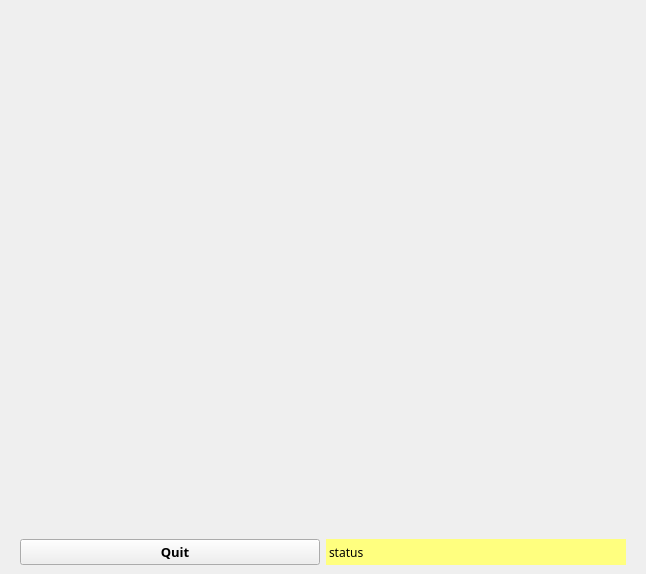
<?xml version="1.0" encoding="UTF-8"?>
<ui version="4.0">
 <class>MainWindow</class>
 <widget class="QMainWindow" name="MainWindow">
  <property name="geometry">
   <rect>
    <x>0</x>
    <y>0</y>
    <width>646</width>
    <height>574</height>
   </rect>
  </property>
  <property name="sizePolicy">
   <sizepolicy hsizetype="Preferred" vsizetype="Preferred">
    <horstretch>0</horstretch>
    <verstretch>0</verstretch>
   </sizepolicy>
  </property>
  <property name="minimumSize">
   <size>
    <width>0</width>
    <height>0</height>
   </size>
  </property>
  <property name="baseSize">
   <size>
    <width>0</width>
    <height>0</height>
   </size>
  </property>
  <property name="font">
   <font>
    <family>LMD Control</family>
   </font>
  </property>
  <property name="windowIcon">
   <iconset>
    <normaloff>+.png</normaloff>+.png</iconset>
  </property>
  <property name="autoFillBackground">
   <bool>false</bool>
  </property>
  <property name="tabShape">
   <enum>QTabWidget::Rounded</enum>
  </property>
  <property name="dockNestingEnabled">
   <bool>false</bool>
  </property>
  <property name="unifiedTitleAndToolBarOnMac">
   <bool>false</bool>
  </property>
  <widget class="QWidget" name="centralwidget">
   <property name="font">
    <font>
     <pointsize>9</pointsize>
     <weight>50</weight>
     <italic>false</italic>
     <bold>false</bold>
    </font>
   </property>
   <layout class="QHBoxLayout" name="horizontalLayout">
    <item>
     <layout class="QGridLayout" name="gridLayout">
      <item row="2" column="0">
       <widget class="QPushButton" name="btnQuit">
        <property name="enabled">
         <bool>true</bool>
        </property>
        <property name="sizePolicy">
         <sizepolicy hsizetype="Minimum" vsizetype="Fixed">
          <horstretch>0</horstretch>
          <verstretch>0</verstretch>
         </sizepolicy>
        </property>
        <property name="minimumSize">
         <size>
          <width>300</width>
          <height>0</height>
         </size>
        </property>
        <property name="maximumSize">
         <size>
          <width>300</width>
          <height>16777215</height>
         </size>
        </property>
        <property name="font">
         <font>
          <pointsize>10</pointsize>
          <weight>75</weight>
          <bold>true</bold>
         </font>
        </property>
        <property name="autoFillBackground">
         <bool>false</bool>
        </property>
        <property name="text">
         <string>   Quit</string>
        </property>
        <property name="icon">
         <iconset theme="application-exit">
          <normaloff>../../../../../.designer/backup</normaloff>../../../../../.designer/backup</iconset>
        </property>
        <property name="flat">
         <bool>false</bool>
        </property>
       </widget>
      </item>
      <item row="1" column="0">
       <widget class="QWidget" name="widget_2" native="true">
        <layout class="QVBoxLayout" name="vl_display0"/>
       </widget>
      </item>
      <item row="0" column="1">
       <widget class="QWidget" name="widget" native="true">
        <layout class="QGridLayout" name="vl_display3"/>
       </widget>
      </item>
      <item row="2" column="1">
       <widget class="QLabel" name="lblStatus">
        <property name="maximumSize">
         <size>
          <width>300</width>
          <height>16777215</height>
         </size>
        </property>
        <property name="styleSheet">
         <string notr="true">background-color: rgb(255, 255, 127);</string>
        </property>
        <property name="text">
         <string>status</string>
        </property>
        <property name="margin">
         <number>3</number>
        </property>
        <property name="indent">
         <number>3</number>
        </property>
       </widget>
      </item>
      <item row="0" column="0">
       <widget class="QWidget" name="verticalWidget_2" native="true">
        <layout class="QVBoxLayout" name="vl_display2"/>
       </widget>
      </item>
      <item row="1" column="1">
       <widget class="QWidget" name="verticalWidget" native="true">
        <layout class="QVBoxLayout" name="vl_display1"/>
       </widget>
      </item>
     </layout>
    </item>
   </layout>
  </widget>
 </widget>
 <resources/>
 <connections/>
</ui>
